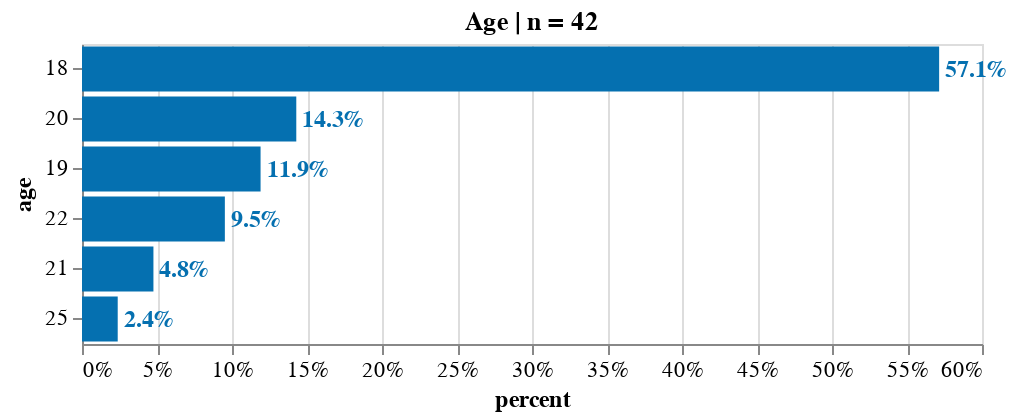

Notebook cell for this chart:
### Code cell
source = count_freq_labels(df, X="age") 
title = 'Age | n = '+ source['counts'].sum().astype(str)
X, Y = 'percent:Q', 'age:N'
w, h= 450, 150
txs, ls, ts = 12, 11, 12

chart_age = simple_per_bar(
    source, title=title, X=X, Y=Y, \
    width=w, height=h, \
    text_size = txs, label_size = ls, title_size=ts)
chart_age

### Figure 1 — Vega-Lite specification as saved in the notebook (floating-point values rounded to 4 significant figures)
{"config": {"view": {"continuousWidth": 400, "continuousHeight": 300}, "axis": {"labelFontSize": 11, "titleFontSize": 12}}, "layer": [{"mark": "bar", "encoding": {"color": {"condition": {"value": "orange", "test": "(datum.emotion === 'Some')"}, "value": "#0570b0"}, "x": {"type": "quantitative", "axis": {"format": ".0%"}, "field": "percent"}, "y": {"type": "nominal", "field": "age", "sort": "-x"}}, "title": "Age | n = 42"}, {"mark": {"type": "text", "align": "left", "baseline": "middle", "dx": 3, "fontSize": 12, "fontWeight": "bold"}, "encoding": {"color": {"condition": {"value": "orange", "test": "(datum.emotion === 'Some')"}, "value": "#0570b0"}, "text": {"type": "quantitative", "field": "percent", "format": ".1%"}, "x": {"type": "quantitative", "axis": {"format": ".0%"}, "field": "percent"}, "y": {"type": "nominal", "field": "age", "sort": "-x"}}, "title": "Age | n = 42"}], "data": {"name": "data-5513524e843fe4639ac43c08d0495e04"}, "height": 150, "width": 450, "$schema": "https://vega.github.io/schema/vega-lite/v4.8.1.json", "datasets": {"data-5513524e843fe4639ac43c08d0495e04": [{"counts": 24, "age": "18", "percent": 0.5714}, {"counts": 6, "age": "20", "percent": 0.1429}, {"counts": 5, "age": "19", "percent": 0.119}, {"counts": 4, "age": "22", "percent": 0.09524}, {"counts": 2, "age": "21", "percent": 0.04762}, {"counts": 1, "age": "25", "percent": 0.02381}]}}
